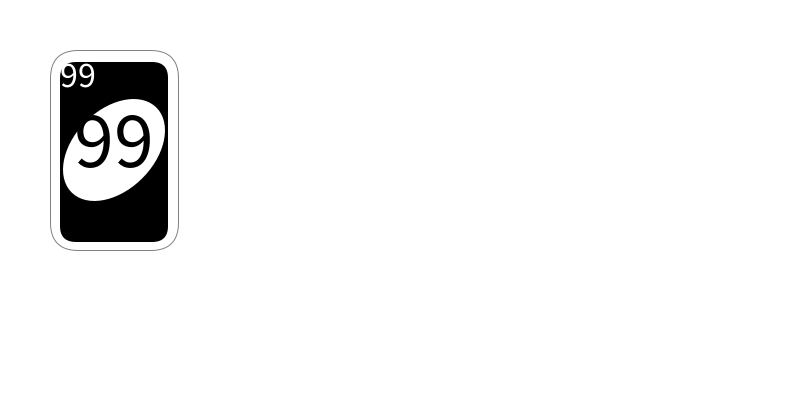
Frame 1 (no input)
Frame 60 (the mouse pressed at the canvas centre just before this capture): identical to frame 1, image omitted
Frame 120 (the mouse held since frame 60 and released just before this capture): identical to frame 1, image omitted

The Processing sketch that drew this single still picture (run headless with seeded random() and noise(); from frame 60 on, the mouse is pressed at the canvas centre):

// Processing sketch: week04_9
// ── week04_9.pde
void setup(){
  size(800,400);
  myShuffle();
}
void myShuffle(){
  for(int i=0;i<8;i++){
    for(int j=0;j<11;j++){
      cardN[i*11+j]=j;
      cardC[i*11+j]=C[i%4];
    }
  }
  for(int i=0;i<10000;i++){
    int a =int(random(88)),b=int(random(88));
    int temp= cardN[a];
    cardN[a] = cardN[b];
    cardN[b] = temp;
    temp = cardC[a];
    cardC[a] = cardC[b];
    cardC[b] = temp;
  }
}
int []cardN=new int[88];
int []cardC=new int[88];
color [] C={#FF5555,#FFAA00,#55AA55,#5555FF};
void draw(){
  background(255);
  if(mousePressed && mouseButton==RIGHT){
    for(int i=0;i<8;i++){
      for(int j=0;j<11;j++){
        drawCard(j*32,i*50,cardC[i*11+j],cardN[i*11+j],32);
      }
    }
  }else drawCard(50,50,#000000,99,128);
  
  for(int i=0;i<myCard;i++){
    drawCard(430+40*i,50,cardC[i],cardN[i],128);
  }
}  
int myCard=0;
void mousePressed(){
  if(mouseButton==LEFT)myCard++;
}
void drawCard(int x,int y,color c,int n,int w){
  float s=w/32.0;
  stroke(128);
  fill(255);
  rect(x,y,32*s,50*s,7*s);
  noStroke();
  fill(c);
  rect(x+2.5*s,y+3*s,32*s-5*s,50*s-5*s,4*s);
  
  pushMatrix();
  fill(255);
  translate(x+16*s,y+25*s);
  rotate(radians(45));
  ellipse(0,0,20*s,30*s);
  popMatrix();
  
  textAlign(CENTER,CENTER);
  textSize(9*s);
  text(""+n,x+7*s,y+6*s);
  
  textSize(20*s);
  fill(c);
  text(""+n,x+16*s,y+22*s);
  
}
